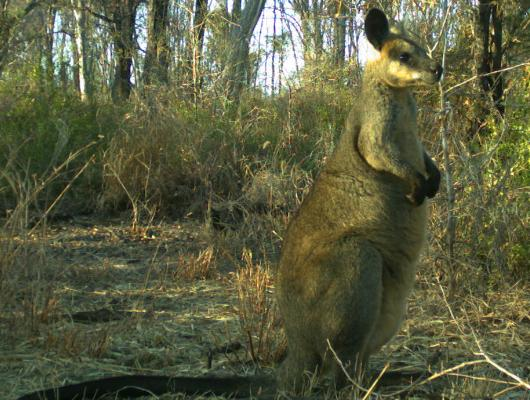
#> input picture Images/dayImg1.jpg, 530 x 400 px, found by its file name
$ python HOG.py
#> lines starting #> are read from the running program, lines starting #| are printed output that depends on the picture
import cv2
from os import listdir
from os.path import isfile, join
import numpy
from sklearn.neighbors import KNeighborsClassifier
#simple HOG feature extraction using 64 x 128 image
#setup global variables
finalFeatures = []

#1 Step 1 is to decide the size of image patch - for simplicity and faster processing we choose
#64x128
win_size = (64, 128)
img = cv2.imread("dayImg1.jpg")
#> img is the input picture: shape (400, 530, 3); mean B, G, R 64.2, 93.3, 90.7
img = cv2.resize(img, win_size)
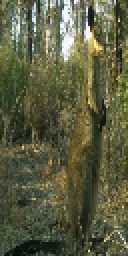
#> img: shape (128, 64, 3) (shown 2 times larger); mean B, G, R 64.5, 93.5, 91
#Add images to the list


#2 Step2 organize the list of images and perform preprocessing steps in this simple example, we just convert RGB to grayscale
#list of images
mypath='/home/deeplearning/Desktop/ReproduceMyThesisInPython/Images'
onlyfiles = [ f for f in listdir(mypath) if isfile(join(mypath,f)) ]
images = numpy.empty(len(onlyfiles), dtype=object)
for n in range(0, len(onlyfiles)):
  images[n] = cv2.imread( join(mypath,onlyfiles[n]) )
  print(onlyfiles[n])
  #resize images
  images[n] = cv2.resize(images[n], win_size)
  images[n] = cv2.cvtColor(images[n], cv2.COLOR_RGB2GRAY)
  cv2.imshow('image',images[n])
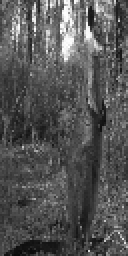
#> window 'image': shape (128, 64) (shown 2 times larger); min 9, max 254, mean 84.6
  cv2.waitKey(0)
  cv2.destroyAllWindows()
#> pass 2 of the loop `for n in range(0, len(onlyfiles)):`:
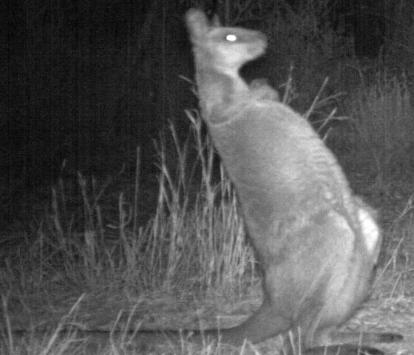
#> input picture Images/nightImg1.jpg, 414 x 355 px, found by its file name
#> `cv2.imshow('image',images[n])`:
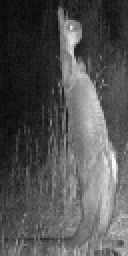
#> window 'image': shape (128, 64) (shown 2 times larger); min 9, max 255, mean 83.5

#3 Configure HOG parameters
blockSize = (16,16)
blockStride = (8,8)
cellSize = (8,8)
nbins = 9
derivAperture = 1
winSigma = 4.
histogramNormType = 0
L2HysThreshold = 2.0000000000000001e-01
gammaCorrection = 0
nlevels = 64
#4 Extract HOG feature points and show the points
d = cv2.HOGDescriptor(win_size,blockSize,blockStride,cellSize,nbins,derivAperture,winSigma,
                        histogramNormType,L2HysThreshold,gammaCorrection,nlevels)
#5 Compute HOG Descriptor for each image in the list
print(images[1].shape) # just a check to see if the list was populated properly
for eachImg in images:
    hog = d.compute(eachImg)
    print(hog.shape)
    #print(hog[0])
    #print(type(hog))
    finalFeatures.append(hog)
print(finalFeatures[0][0])
numpyMatrix=numpy.array([numpy.array(x) for x in finalFeatures])
print(numpyMatrix)
print(type(numpyMatrix))
print(numpyMatrix.shape)
y = [0, 0, 1, 1]
